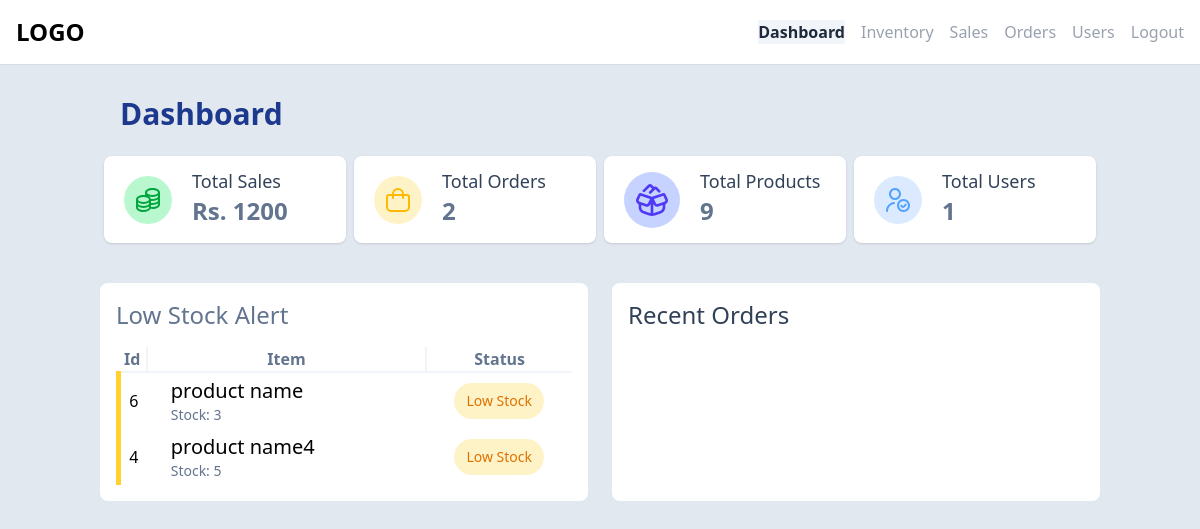
/admin/dashboard.php, run on an earlier commit of the app's database.
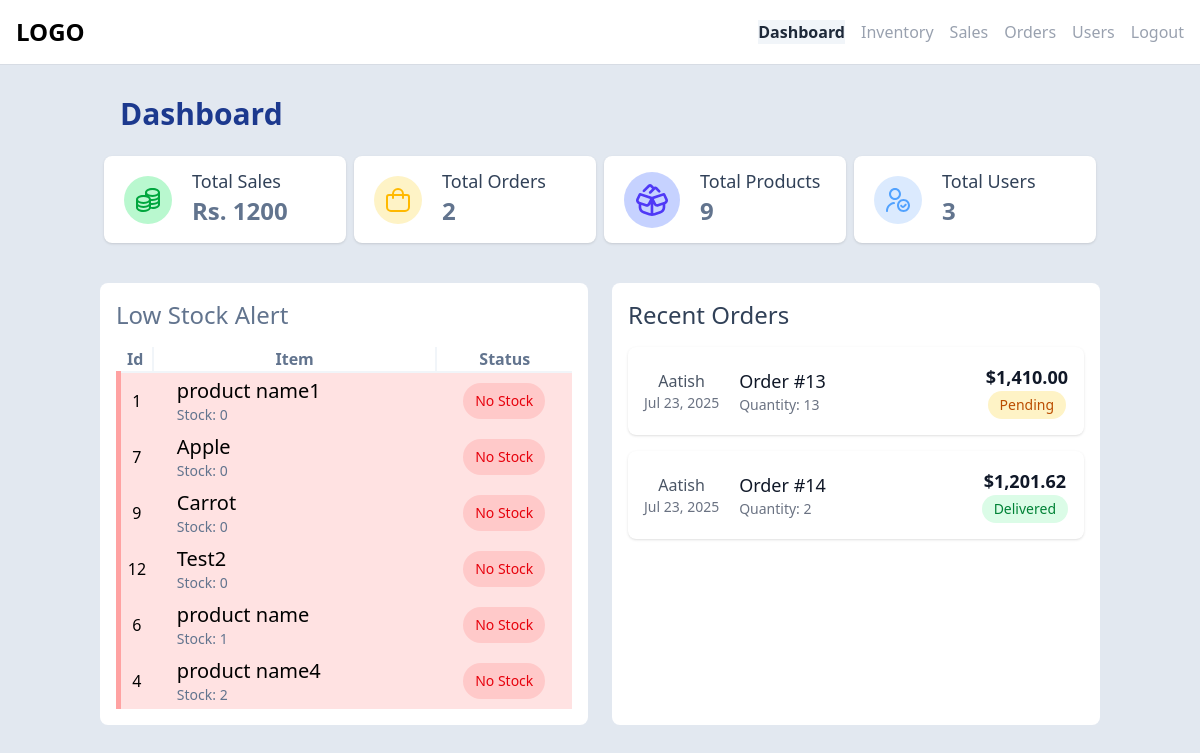
And on a later commit of the database.
### tables this page shows
CREATE TABLE `products` (
  `product_id` int(11) NOT NULL,
  `product_name` varchar(50) NOT NULL,
  `product_price` decimal(10,2) NOT NULL,
  `stock` int(11) NOT NULL,
  `category` varchar(50) NOT NULL,
  `description` varchar(100) NOT NULL,
  `img_id` int(11) NOT NULL
);

CREATE TABLE `orders` (
  `order_id` int(11) NOT NULL,
  `user_id` int(11) NOT NULL,
  `shipping_fee` decimal(10,0) NOT NULL,
  `total` decimal(10,2) NOT NULL,
  `status` enum('pending','processing','shipped','delivered','cancelled') DEFAULT 'pending',
  `shipping_address` text DEFAULT NULL,
  `phone` varchar(20) DEFAULT NULL,
  `payment_method` enum('cod','khalti') DEFAULT 'cod',
  `payment_status` enum('pending','paid','failed') DEFAULT 'pending',
  `khalti_token` varchar(255) DEFAULT NULL,
  `notes` text DEFAULT NULL,
  `admin_notes` text DEFAULT NULL,
  `created_at` timestamp NOT NULL DEFAULT current_timestamp(),
  `updated_at` timestamp NULL DEFAULT NULL ON UPDATE current_timestamp()
);

CREATE TABLE `users` (
  `user_id` int(11) NOT NULL,
  `username` varchar(100) NOT NULL,
  `email` varchar(100) NOT NULL,
  `password` varchar(255) NOT NULL,
  `shipping_address` varchar(100) NOT NULL,
  `phone` varchar(15) DEFAULT NULL,
  `gender` enum('male','female') NOT NULL,
  `dob` datetime DEFAULT NULL,
  `role` enum('user','admin') DEFAULT 'user',
  `status` enum('active','inactive') DEFAULT 'active',
  `created_at` timestamp NOT NULL DEFAULT current_timestamp()
);

### admin/dashboard.php (the view, shortened to what the changed rows need)
<?php
require '../config/db.php';
$total_users = 0;
$low_stock_products = array();
$orders = array();
$res = mysqli_query($conn, "SELECT COUNT(*) as cnt FROM products");
if ($res && ($row = mysqli_fetch_assoc($res))) {
    $total_products = $row['cnt'];
}
$res = mysqli_query($conn, "SELECT COUNT(*) as cnt FROM users");
if ($res && ($row = mysqli_fetch_assoc($res))) {
    $total_users = $row['cnt'];
}
$res = mysqli_query($conn, "SELECT * FROM products WHERE stock <= 5 ORDER BY stock ASC");
if ($res) {
    while ($row = mysqli_fetch_assoc($res)) {
        $low_stock_products[] = $row;
    }
}
$res = mysqli_query($conn, "SELECT * FROM orders ORDER BY created_at ASC");
if ($res) {
    while ($row = mysqli_fetch_assoc($res)) {
        $orders[] = $row;
    }
}
?>
<!DOCTYPE html>
<html lang="en">
<head>
    <link href="../src/output.css" rel="stylesheet">
    <?php require '../components/link_imports.php'; ?>
</head>
<body class="bg-slate-200">
    <section>
        <div class="container m-auto p-3">
            <h2 class="p-5 font-bold text-3xl text-blue-900">Dashboard</h2>
            <div class="flex flex-col flex-wrap md:flex-row">
                <div
                    class="px-5 py-3 m-1 rounded-lg flex items-center bg-white max-md:justify-between max-md:items-center md:flex-1/3 lg:flex-1/5 shadow-sm">
                    <div class="flex mb-1 md:flex-col w-full">
                        <span class="flex-1 ml-5 text-[18px] text-slate-700">Total Users</span>
                        <span class="mr-5 ml-5 font-bold text-2xl text-slate-500"><?php echo $total_users; ?></span>
                    </div>
                </div>
            </div>
        </div>
    </section>
    <section class="container mx-auto flex justify-between space-x-6 flex-col lg:flex-row mb-10 px-3">
        <div class="w-full lg:w-1/2 bg-white mt-6 rounded-lg p-4 min-h-24 h-fit">
            <div class="border-2p-2 mt-4 rounded-lg">
                <table class="w-full">
                    <tr class="text-slate-500">
                        <th class="border-r-2 border-b-2 border-slate-100">Id</th>
                        <th class="border-r-2 border-b-2 border-slate-100">Item</th>
                        <th class="border-b-2 border-slate-100">Status</th>
                    </tr>
                    <?php foreach ($low_stock_products as $prod): ?>
                    <tr class="text-center <?php echo ($prod['stock'] <= 2) ? 'bg-red-100' : ''; ?>">
                        <td class="border-l-5 <?php echo ($prod['stock'] <= 2) ? 'border-red-300' : 'border-amber-300'; ?>"><?php echo $prod['product_id']; ?></td>
                        <td class="text-left w-3/4 flex flex-col p-1 pl-6">
                            <span class="text-xl"><?php echo htmlspecialchars($prod['product_name']); ?></span>
                            <span class="text-sm text-slate-500">Stock: <?php echo $prod['stock']; ?></span>
                        </td>
                        <td>
                            <?php if ($prod['stock'] <= 2): ?>
                                <div class="w-fit bg-red-200 text-red-600 m-auto px-3 py-2 my-1 rounded-full text-sm">No Stock</div>
                            <?php else: ?>
                                <div class="w-fit bg-amber-100 text-amber-600 m-auto px-3 py-2 my-1 rounded-full text-sm">Low Stock</div>
                            <?php endif; ?>
                        </td>
                    </tr>
                    <?php endforeach; ?>
                </table>
            </div>
        </div>
        <div class="w-full lg:w-1/2 bg-white mt-6 rounded-lg p-4 min-h-24">
            <div class="mt-4 space-y-4">
                <?php
                foreach ($orders as $order):
                    $userResult = mysqli_query($conn, "SELECT username FROM users WHERE user_id = {$order['user_id']}");
                    $username = ($userResult && $row = mysqli_fetch_assoc($userResult)) ? $row['username'] : 'Unknown';
                    $qtyResult = mysqli_query($conn, "SELECT SUM(quantity) AS total_quantity FROM order_details WHERE order_id = {$order['order_id']}");
                    $quantity = ($qtyResult && $qtyRow = mysqli_fetch_assoc($qtyResult)) ? ($qtyRow['total_quantity'] ?? 0) : 0;
                    $status = strtolower($order['status'] ?? 'Processing');
                    $status_map = [
                        'delivered' => 'bg-green-100 text-green-700',
                        'cancelled' => 'bg-slate-100 text-slate-700',
                        'pending' => 'bg-amber-100 text-amber-700',
                        'processing' => 'bg-blue-100 text-blue-700'
                    ];
                    $status_class = $status_map[$status] ?? 'bg-blue-100 text-blue-700';
                ?>
                    <div class="flex items-center justify-between p-4 bg-white rounded-lg shadow-sm">
                        <div class="text-center">
                            <div class="text-gray-600"><?php echo htmlspecialchars($username); ?></div>
                            <div class="text-sm text-gray-500"><?php echo date('M j, Y', strtotime($order['created_at'])); ?></div>
                        </div>
                        <div class="flex-1 ml-5">
                            <div class="text-lg font-medium text-gray-900">Order #<?php echo $order['order_id']; ?></div>
                            <div class="text-sm text-gray-500">Quantity: <?php echo $quantity; ?></div>
                        </div>
                        <div class="flex flex-col items-center">
                            <div class="text-lg font-semibold text-gray-900">
                                $<?php echo number_format($order['total'] ?? 0, 2); ?>
                            </div>
                            <div class="<?php echo $status_class; ?> px-3 py-1 rounded-full text-sm font-medium">
                                <?php echo ucfirst($status); ?>
                            </div>
                        </div>
                    </div>
                <?php endforeach; ?>
            </div>
        </div>
    </section>
</body>
</html>

What changed in the data, as far as the page shows it:
now on this page (row edited): products: product_id "1", product_name "product name1", stock "0", shows "No Stock"
now on this page (row edited): products: product_id "7", product_name "Apple", stock "0", shows "No Stock"
now on this page (row edited): products: product_id "9", product_name "Carrot", stock "0", shows "No Stock"
now on this page (row edited): products: product_id "12", product_name "Test2", stock "0", shows "No Stock"
changed products "product name": stock "3" → "1"; stock "Low Stock" → "No Stock"
changed products "product name4": stock "5" → "2"; stock "Low Stock" → "No Stock"
added orders: user.username "Aatish", created_at "Jul 23, 2025", order_id "13", quantity "13", total "1,410.00", status "Pending"
added orders: user.username "Aatish", created_at "Jul 23, 2025", order_id "14", quantity "2", total "1,201.62", status "Delivered"
Also different on the page:
$total_users: "1" → "3"
